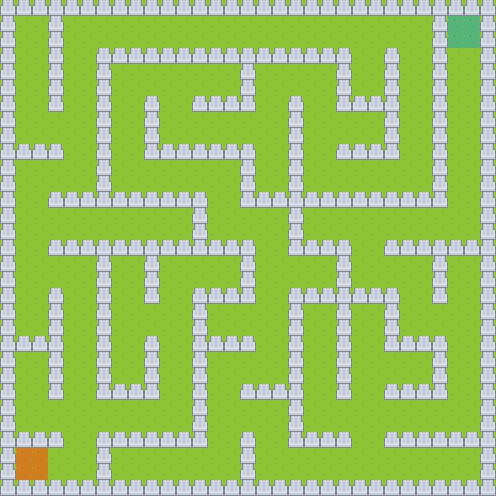

This is a level from a 2D game, rendered from its Tiled map with the project's own tilesets. A one-line summary and the map file follow, with tile-layer data summarised:
An orthogonal 31x31 tile map with 16x16 px tiles, 2 tile layers (Tile Layer 1, walls) and 55 objects (53x wall, slime, spawn).

<map version="1.0" tiledversion="1.0.3" orientation="orthogonal" renderorder="right-down" width="31" height="31" tilewidth="16" tileheight="16" nextobjectid="62">
 <tileset firstgid="1" source="../tilesets/overworld.tsx" />
 <layer name="Tile Layer 1" width="31" height="31">
  <data>[961 cells, 961 non-empty, 3 distinct tile ids]</data>
 </layer>
 <layer name="walls" width="31" height="31">
  <data>[961 cells, 363 non-empty, 1 distinct tile ids]</data>
 </layer>
 <objectgroup name="Object Layer 1">
  <object id="1" name="wall" type="wall" x="0" y="0" width="16" height="496" />
  <object id="2" name="wall" type="wall" x="480" y="0" width="16" height="496" />
  <object id="3" name="wall" type="wall" x="0" y="0" width="480" height="16" />
  <object id="6" name="wall" type="wall" x="0" y="480" width="480" height="16" />
  <object id="7" name="wall" type="wall" x="48" y="16" width="16" height="96" />
  <object id="8" name="wall" type="wall" x="16" y="144" width="48" height="16" />
  <object id="9" name="wall" type="wall" x="48" y="288" width="16" height="112" />
  <object id="10" name="wall" type="wall" x="16" y="336" width="32" height="16" />
  <object id="12" name="wall" type="wall" x="16" y="432" width="48" height="16" />
  <object id="14" name="wall" type="wall" x="384" y="48" width="16" height="112" />
  <object id="15" name="wall" type="wall" x="336" y="144" width="48" height="16" />
  <object id="16" name="wall" type="wall" x="336" y="64" width="16" height="48" />
  <object id="17" name="wall" type="wall" x="352" y="96" width="32" height="16" />
  <object id="19" name="wall" type="wall" x="96" y="48" width="16" height="160" />
  <object id="20" name="wall" type="wall" x="112" y="48" width="240" height="16" />
  <object id="21" name="wall" type="wall" x="48" y="192" width="48" height="16" />
  <object id="22" name="wall" type="wall" x="112" y="192" width="96" height="16" />
  <object id="23" name="wall" type="wall" x="144" y="96" width="16" height="64" />
  <object id="24" name="wall" type="wall" x="160" y="144" width="96" height="16" />
  <object id="25" name="wall" type="wall" x="240" y="64" width="16" height="48" />
  <object id="26" name="wall" type="wall" x="192" y="96" width="48" height="16" />
  <object id="27" name="wall" type="wall" x="239.667" y="160.667" width="16" height="47" />
  <object id="28" name="wall" type="wall" x="255.667" y="191.667" width="192" height="15.6667" />
  <object id="29" name="wall" type="wall" x="432" y="16.3333" width="15.6667" height="175" />
  <object id="30" name="wall" type="wall" x="288" y="96" width="16" height="96" />
  <object id="31" name="wall" type="wall" x="288" y="208" width="16" height="48" />
  <object id="32" name="wall" type="wall" x="192" y="208" width="16" height="32" />
  <object id="33" name="wall" type="wall" x="48" y="240" width="208" height="16" />
  <object id="34" name="wall" type="wall" x="96" y="256" width="16" height="144" />
  <object id="35" name="wall" type="wall" x="144" y="256" width="16" height="48" />
  <object id="36" name="wall" type="wall" x="240" y="256" width="16" height="48" />
  <object id="37" name="wall" type="wall" x="192" y="288" width="16" height="160" />
  <object id="38" name="wall" type="wall" x="112" y="384" width="48" height="16" />
  <object id="39" name="wall" type="wall" x="144" y="336" width="16" height="48" />
  <object id="40" name="wall" type="wall" x="208" y="336" width="48" height="16" />
  <object id="41" name="wall" type="wall" x="96" y="432" width="96" height="16" />
  <object id="42" name="wall" type="wall" x="96" y="448" width="16" height="32" />
  <object id="43" name="wall" type="wall" x="304" y="240" width="48" height="16" />
  <object id="44" name="wall" type="wall" x="384" y="240" width="96" height="16" />
  <object id="45" name="wall" type="wall" x="432" y="256" width="16" height="48" />
  <object id="46" name="wall" type="wall" x="336" y="256" width="16" height="142" />
  <object id="47" name="wall" type="wall" x="288" y="288" width="48" height="16" />
  <object id="48" name="wall" type="wall" x="352" y="288" width="48" height="16" />
  <object id="49" name="wall" type="wall" x="288" y="304" width="16" height="142" />
  <object id="50" name="wall" type="wall" x="240" y="384" width="48" height="16" />
  <object id="51" name="wall" type="wall" x="304" y="432" width="48" height="16" />
  <object id="52" name="wall" type="wall" x="384" y="304" width="16" height="48" />
  <object id="53" name="wall" type="wall" x="400" y="336" width="48" height="16" />
  <object id="54" name="wall" type="wall" x="239.875" y="432" width="16" height="48" />
  <object id="55" name="wall" type="wall" x="432" y="352.25" width="15.75" height="47.5" />
  <object id="56" name="wall" type="wall" x="384" y="383.75" width="47.75" height="15.75" />
  <object id="57" name="wall" type="wall" x="383.75" y="432" width="96.5" height="15.75" />
  <object id="58" name="wall" type="wall" x="208" y="288" width="32" height="16" />
  <object id="60" name="slime" type="slime" x="31" y="463" />
  <object id="61" name="player" type="spawn" x="464" y="31" />
 </objectgroup>
</map>
